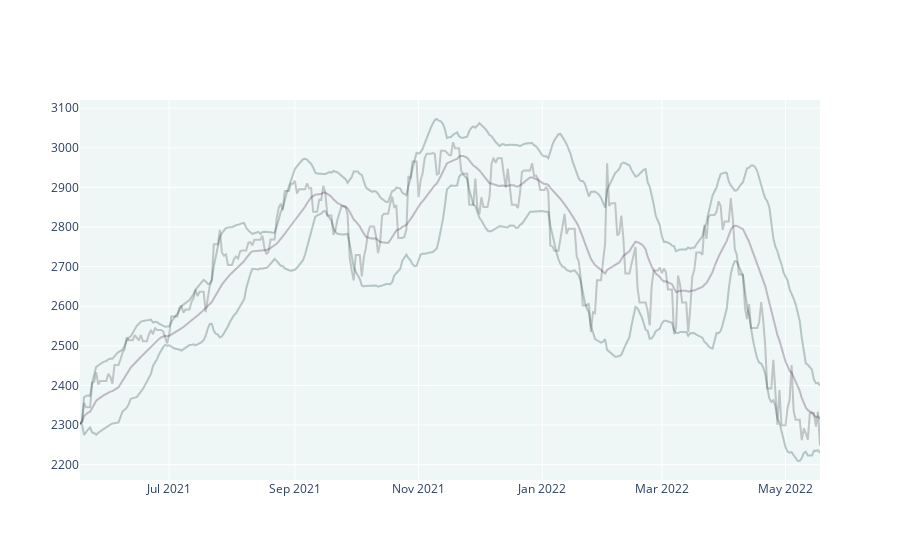

Notebook code cell kept with this figure:
### Code cell
symbol = 'GC=F'
# create graph
title = 'Closing price ' + symbol

gdp_layout = go.Layout(
        height=300,
        #paper_bgcolor=COLORS[1],
        plot_bgcolor='#eef6f6',
        )

fig_gdp = go.Figure(layout=gdp_layout)
fig_gdp.add_trace(go.Scatter(x=fin_data_ta.index, y=fin_data_ta['Close'],
                    mode='lines',
                    opacity=.25,
                    marker=dict(color='#333333')
                    ))

fig_gdp.add_trace(go.Scatter(x=fin_data_ta.index, y=fin_data_ta['volatility_bbh'],
                    mode='lines',
                    opacity=.25,
                    marker=dict(color='#003333')
                    ))

fig_gdp.add_trace(go.Scatter(x=fin_data_ta.index, y=fin_data_ta['volatility_bbl'],
                    mode='lines',
                    opacity=.25,
                    marker=dict(color='#003333')
                    ))
fig_gdp.add_trace(go.Scatter(x=fin_data_ta.index, y=fin_data_ta['volatility_bbm'],
                    mode='lines',
                    opacity=.25,
                    marker=dict(color='#330033')
                    ))


fig_gdp.update_traces(showlegend=False)

### Figure 1 — Plotly figure (JSON) as saved in the notebook; plotly's stock layout.template omitted (floating-point values rounded to 4 significant figures; data arrays with more than 128 entries replaced by an {"elided": "..."} marker saying what was removed)
{"data": [{"marker": {"color": "#333333"}, "mode": "lines", "opacity": 0.25, "showlegend": false, "type": "scatter", "x": {"elided": "366 str values"}, "y": {"elided": "366 float values"}}, {"marker": {"color": "#003333"}, "mode": "lines", "opacity": 0.25, "showlegend": false, "type": "scatter", "x": {"elided": "366 str values"}, "y": {"elided": "366 float values"}}, {"marker": {"color": "#003333"}, "mode": "lines", "opacity": 0.25, "showlegend": false, "type": "scatter", "x": {"elided": "366 str values"}, "y": {"elided": "366 float values"}}, {"marker": {"color": "#330033"}, "mode": "lines", "opacity": 0.25, "showlegend": false, "type": "scatter", "x": {"elided": "366 str values"}, "y": {"elided": "366 float values"}}], "layout": {"autosize": true, "plot_bgcolor": "#eef6f6", "xaxis": {"autorange": true, "range": ["2021-05-18", "2022-05-18"], "type": "date"}, "yaxis": {"autorange": true, "range": [2161.0, 3121.0], "type": "linear"}}}
